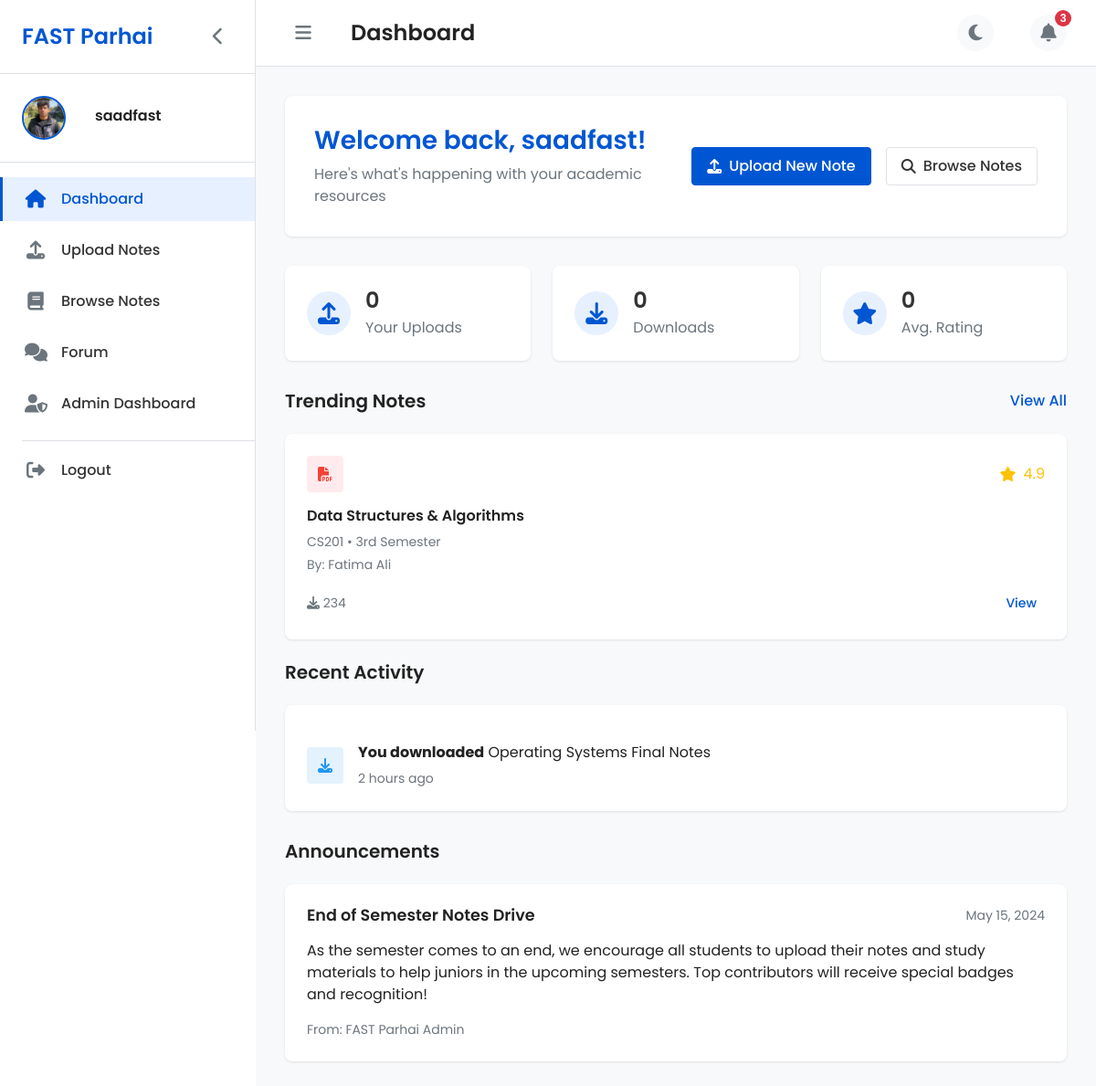
Page /dashboard (signed in) on the committed database.
### app.py (models this page shows)
class User(UserMixin, db.Model):
    id = db.Column(db.Integer, primary_key=True)
    username = db.Column(db.String(150), unique=True, nullable=False)
    email = db.Column(db.String(150), unique=True, nullable=False)
    password = db.Column(db.String(256), nullable=False)
    is_admin = db.Column(db.Boolean, default=False)
    profile_pic = db.Column(db.String(200), nullable=True)
    notes = db.relationship('Note', backref='uploader', lazy=True)

### app.py (the view)
@app.route('/dashboard')
@login_required
def dashboard():
    uploads_count = Note.query.filter_by(uploader_id=current_user.id).count()
    downloads_count = 0  # Placeholder, as downloads are not tracked yet
    avg_rating = 0       # Placeholder, as ratings are not tracked yet
    return render_template(
        'dashboard.html',
        uploads_count=uploads_count,
        downloads_count=downloads_count,
        avg_rating=avg_rating
    )

### app.py (called while the page is built)
@login_manager.user_loader
def load_user(user_id):
    return User.query.get(int(user_id))

### templates/dashboard.html (shortened to what this page needs)
<!DOCTYPE html>
<html lang="en">
<head>
    <link rel="stylesheet" href="{{ url_for('static', filename='css/style.css') }}">
    <link rel="stylesheet" href="{{ url_for('static', filename='css/dashboard.css') }}">
    <link rel="stylesheet" href="https://cdnjs.cloudflare.com/ajax/libs/font-awesome/6.4.0/css/all.min.css">
</head>
<body>
    <div class="dashboard-container">
        <aside class="sidebar">
            <div class="sidebar-header">
                <h2>FAST Parhai</h2>
                <button id="sidebarToggle" class="sidebar-toggle" title="Toggle Sidebar">
                    <i class="fas fa-chevron-left"></i>
                </button>
            </div>
            <div class="sidebar-user">
                <div class="user-avatar">
                    <img src="{% if current_user.profile_pic %}{{ url_for('uploaded_file', filename=current_user.profile_pic) }}{% else %}https://via.placeholder.com/80{% endif %}" alt="User Avatar" id="sidebar-avatar">
                </div>
                <div class="user-info">
                    <h3 id="userName">{{ current_user.username }}</h3>
                </div>
            </div>
            <nav class="sidebar-nav">
                <ul>
                    <li class="active">
                        <a href="{{ url_for('dashboard') }}">
                            <i class="fas fa-home"></i>
                            <span>Dashboard</span>
                        </a>
                    </li>
                    <li>
                        <a href="{{ url_for('upload_notes') }}">
                            <i class="fas fa-upload"></i>
                            <span>Upload Notes</span>
                        </a>
                    </li>
                    <li>
                        <a href="{{ url_for('browse_notes') }}">
                            <i class="fas fa-book"></i>
                            <span>Browse Notes</span>
                        </a>
                    </li>
                    <li>
                        <a href="{{ url_for('forum') }}">
                            <i class="fas fa-comments"></i>
                            <span>Forum</span>
                        </a>
                    </li>
                    <li>
                        <a href="{{ url_for('admin_dashboard') }}">
                            <i class="fas fa-user-shield"></i>
                            <span>Admin Dashboard</span>
                        </a>
                    </li>
                    <li class="sidebar-divider"></li>
                    <li>
                        <a href="{{ url_for('logout') }}" id="logoutBtn">
                            <i class="fas fa-sign-out-alt"></i>
                            <span>Logout</span>
                        </a>
                    </li>
                </ul>
            </nav>
        </aside>
        <main class="main-content">
            <header class="content-header">
                <div class="header-left">
                    <button id="headerToggle" class="header-toggle" title="Toggle Sidebar">
                        <i class="fas fa-bars"></i>
                    </button>
                    <h1>Dashboard</h1>
                </div>
                <div class="header-right">
                    <div class="theme-toggle">
                        <i class="fas fa-moon"></i>
                    </div>
                    <div class="notifications">
                        <i class="fas fa-bell"></i>
                        <span class="notification-badge">3</span>
                    </div>
                </div>
            </header>
            <div class="dashboard-content">
                <div class="welcome-banner">
                    <div class="welcome-text">
                        <h2>Welcome back, <span id="welcomeUserName">{{ current_user.username }}</span>!</h2>
                        <p>Here's what's happening with your academic resources</p>
                    </div>
                    <div class="welcome-actions">
                        <a href="{{ url_for('upload_notes') }}" class="btn btn-primary">
                            <i class="fas fa-upload"></i> Upload New Note
                        </a>
                        <a href="{{ url_for('browse_notes') }}" class="btn btn-outline">
                            <i class="fas fa-search"></i> Browse Notes
                        </a>
                    </div>
                </div>
                <div class="dashboard-stats">
                    <div class="stat-card">
                        <div class="stat-icon">
                            <i class="fas fa-upload"></i>
                        </div>
                        <div class="stat-info">
                            <h3>{{ uploads_count }}</h3>
                            <p>Your Uploads</p>
                        </div>
                    </div>
                    <div class="stat-card">
                        <div class="stat-icon">
                            <i class="fas fa-download"></i>
                        </div>
                        <div class="stat-info">
                            <h3>{{ downloads_count }}</h3>
                            <p>Downloads</p>
                        </div>
                    </div>
                    <div class="stat-card">
                        <div class="stat-icon">
                            <i class="fas fa-star"></i>
                        </div>
                        <div class="stat-info">
                            <h3>{{ avg_rating }}</h3>
                            <p>Avg. Rating</p>
                        </div>
                    </div>
                </div>
                <div class="dashboard-sections">
                    <section class="trending-notes">
                        <div class="section-header">
                            <h2>Trending Notes</h2>
                            <a href="{{ url_for('browse_notes') }}" class="view-all">View All</a>
                        </div>
                        <div class="notes-grid">
                            <div class="note-card">
                                <div class="note-header">
                                    <div class="note-type pdf">
                                        <i class="fas fa-file-pdf"></i>
                                    </div>
                                    <div class="note-rating">
                                        <i class="fas fa-star"></i>
                                        <span>4.9</span>
                                    </div>
                                </div>
                                <div class="note-body">
                                    <h3>Data Structures & Algorithms</h3>
                                    <p class="note-meta">CS201 • 3rd Semester</p>
                                    <p class="note-author">By: Fatima Ali</p>
                                </div>
                                <div class="note-footer">
                                    <span class="note-downloads">
                                        <i class="fas fa-download"></i> 234
                                    </span>
                                    <a href="#" class="btn btn-sm">View</a>
                                </div>
                            </div>
                        </div>
                    </section>
                    <section class="recent-activity">
                        <div class="section-header">
                            <h2>Recent Activity</h2>
                        </div>
                        <div class="activity-list">
                            <div class="activity-item">
                                <div class="activity-icon download">
                                    <i class="fas fa-download"></i>
                                </div>
                                <div class="activity-details">
                                    <p><strong>You downloaded</strong> Operating Systems Final Notes</p>
                                    <span class="activity-time">2 hours ago</span>
                                </div>
                            </div>
                        </div>
                    </section>
                </div>
                <div class="announcements-section">
                    <div class="section-header">
                        <h2>Announcements</h2>
                    </div>
                    <div class="announcement-card">
                        <div class="announcement-header">
                            <h3>End of Semester Notes Drive</h3>
                            <span class="announcement-date">May 15, 2024</span>
                        </div>
                        <div class="announcement-body">
                            <p>As the semester comes to an end, we encourage all students to upload their notes and study materials to help juniors in the upcoming semesters. Top contributors will receive special badges and recognition!</p>
                        </div>
                        <div class="announcement-footer">
                            <span class="announcement-author">From: FAST Parhai Admin</span>
                        </div>
                    </div>
                </div>
            </div>
        </main>
    </div>
</body>
</html>

### rows in the picture
User: profile_pic (picture), username "saadfast"

### other values in the picture
{{ uploads_count }} "0"
{{ downloads_count }} "0"
{{ avg_rating }} "0"
